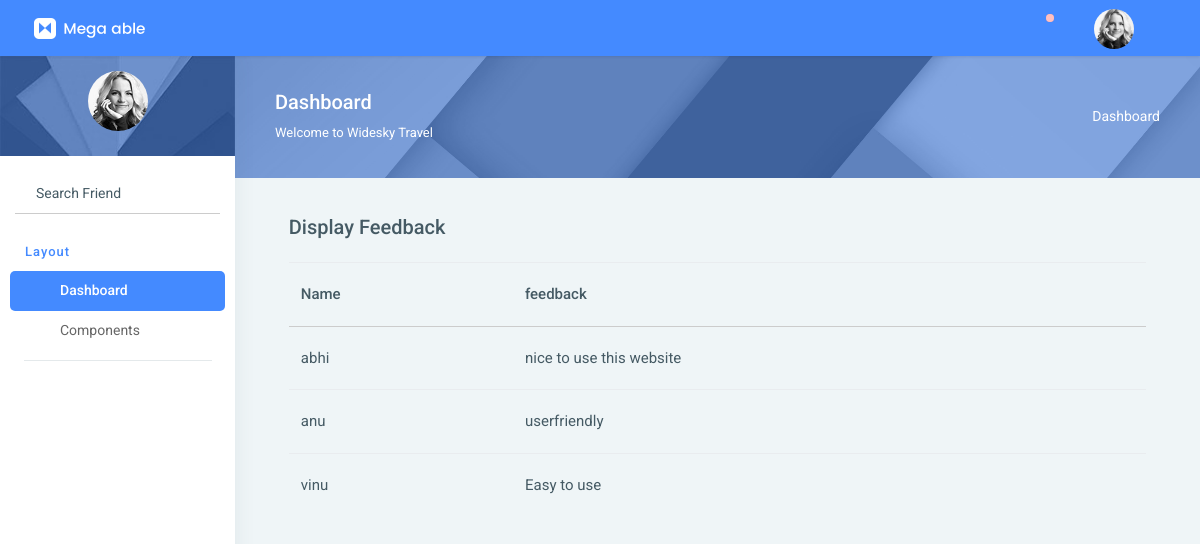
The page /tourismapp/viewfeedback/ on the database its author committed.
### userapp/models.py (models this page shows)
class feedbackdb(models.Model):
    user=models.CharField(max_length=100,null=True,blank=True)
    feedback=models.CharField(max_length=50,null=True,blank=True)

### tourismapp/views.py (the view)
# urls.py: path('viewfeedback/',views.viewfeedback,name='viewfeedback'),
def viewfeedback(req):
    data=feedbackdb.objects.all()
    return render(req,'display_feedback.html',{'data':data})

### tourismapp/templates/display_feedback.html (shortened to what this page needs)
<!DOCTYPE html>
{% extends 'index.html' %}
{% block content %}
<html lang="en">
<head>
</head>
<body>
<div class="col-12" style="font-size:15px">
                        <div class="">
                            <h6 class="mb-4" style="font-size:20px">Display Feedback</h6>
                            <div class="table-responsive">
                                <table class="table">
                                    <thead>
                                        <tr>
                                            <th scope="col"> Name</th>
                                            <th scope="col">feedback</th>
                                        </tr>
                                    </thead>
                                    <tbody>
                                    {% for i in data %}
                                        <tr>
                                          <td>{{i.user}}</td>
                                          <td>{{i.feedback}}</td>
                                    </tr>
                                    {% endfor %}
                                    </tbody>
                                </table>
                            </div>
                        </div>
                    </div>
</body>
</html>
{% endblock %}

### tourismapp/templates/index.html (shortened to what this page needs)
<!DOCTYPE html>
{% load static %}
<html lang="en">
<head>
 <link rel="stylesheet" href="{% static 'assets/pages/waves/css/waves.min.css' %}" type="text/css" media="all">
 <link rel="stylesheet" type="text/css" href="{% static 'assets/css/bootstrap/css/bootstrap.min.css' %}">
 <link rel="stylesheet" href="{% static 'assets/pages/waves/css/waves.min.css' %}" type="text/css" media="all">
 <link rel="stylesheet" type="text/css" href="{% static 'assets/icon/themify-icons/themify-icons.css' %}">
 <link rel="stylesheet" type="text/css" href="{% static 'assets/icon/font-awesome/css/font-awesome.min.css' %}">
 <link rel="stylesheet" type="text/css" href="{% static 'assets/css/jquery.mCustomScrollbar.css' %}">
 <link rel="stylesheet" href="https://www.amcharts.com/lib/3/plugins/export/export.css" type="text/css" media="all" />
 <link rel="stylesheet" type="text/css" href="{% static 'assets/css/style.css' %}">
 </head>
 <body>
 <div id="pcoded" class="pcoded">
 <div class="pcoded-container navbar-wrapper">
 <nav class="navbar header-navbar pcoded-header">
 <div class="navbar-wrapper">
 <div class="navbar-logo">
 <a class="mobile-menu waves-effect waves-light" id="mobile-collapse" href="#!">
 <i class="ti-menu"></i>
 </a>
 <a href="index.html">
 <img class="img-fluid" src="{% static 'assets/images/logo.png' %}" alt="Theme-Logo" />
 </a>
 </div>
 <div class="navbar-container container-fluid">
 <ul class="nav-left">
 <li class="header-search">
 <div class="main-search morphsearch-search">
 <div class="input-group">
 <input type="text" class="form-control">
 <span class="input-group-addon search-btn"><i class="ti-search"></i></span>
 </div>
 </div>
 </li>
 <li>
 <a href="#!" onclick="javascript:toggleFullScreen()" class="waves-effect waves-light">
 <i class="ti-fullscreen"></i>
 </a>
 </li>
 </ul>
 <ul class="nav-right">
 <li class="header-notification">
 <a href="#!" class="waves-effect waves-light">
 <i class="ti-bell"></i>
 <span class="badge bg-c-red"></span>
 </a>
 </li>
 <li class="user-profile header-notification">
 <a href="#!" class="waves-effect waves-light">
 <img src="{% static 'assets/images/avatar-4.jpg' %}" class="img-radius" alt="User-Profile-Image">
 <i class="ti-angle-down"></i>
 </a>
 </li>
 </ul>
 </div>
 </div>
 </nav>
 <div class="pcoded-main-container">
 <div class="pcoded-wrapper">
 <nav class="pcoded-navbar">
 <div class="pcoded-inner-navbar main-menu">
 <div class="">
 <div class="main-menu-header">
 <img class="img-80 img-radius" src="{% static 'assets/images/avatar-4.jpg' %}" alt="User-Profile-Image">
 </div>
 </div>
 <div class="p-15 p-b-0">
 <form class="form-material">
 <div class="form-group form-primary">
 <input type="text" name="footer-email" class="form-control" required="">
 <label class="float-label"><i class="fa fa-search m-r-10"></i>Search Friend</label>
 </div>
 </form>
 </div>
 <div class="pcoded-navigation-label" data-i18n="nav.category.navigation">Layout</div>
 <ul class="pcoded-item pcoded-left-item">
 <li class="active">
 <a href="index.html" class="waves-effect waves-dark">
 <span class="pcoded-micon"><i class="ti-home"></i><b>D</b></span>
 <span class="pcoded-mtext" data-i18n="nav.dash.main">Dashboard</span>
 </a>
 </li>
 <li class="pcoded-hasmenu">
 <a href="javascript:void(0)" class="waves-effect waves-dark">
 <span class="pcoded-micon"><i class="ti-layout-grid2-alt"></i></span>
 <span class="pcoded-mtext" data-i18n="nav.basic-components.main">Components</span>
 </a>
 </li>
 </ul>
 </div>
 </nav>
 <div class="pcoded-content">
 <div class="page-header">
 <div class="page-block">
 <div class="row align-items-center">
 <div class="col-md-8">
 <div class="page-header-title">
 <h5 class="m-b-10">Dashboard</h5>
 <p class="m-b-0">Welcome to Widesky Travel</p>
 </div>
 </div>
 <div class="col-md-4">
 <ul class="breadcrumb-title">
 <li class="breadcrumb-item">
 <a href="index.html"> <i class="fa fa-home"></i> </a>
 </li>
 <li class="breadcrumb-item"><a href="#!">Dashboard</a>
 </li>
 </ul>
 </div>
 </div>
 </div>
 </div>
 <div class="pcoded-inner-content">
 <div class="main-body">
 <div class="page-wrapper">
 <div class="page-body">
 {% block content %}{% endblock %}
 </div>
 </div>
 </div>
 </div>
 </div>
 </div>
 </div>
 </div>
 </div>
</body>
</html>

### rows shown on the page
feedbackdb: user "abhi", feedback "nice to use this website"
feedbackdb: user "anu", feedback "userfriendly"
feedbackdb: user "vinu", feedback "Easy to use"
